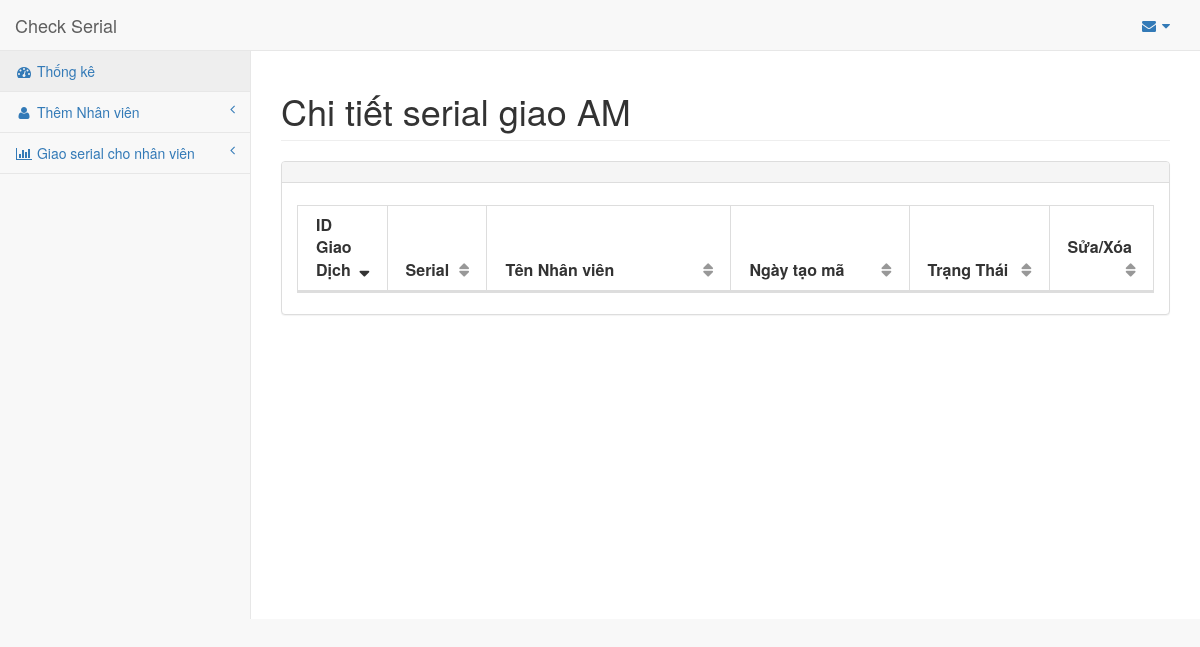
/trans/list/em/24, run on an earlier commit of the app's database.
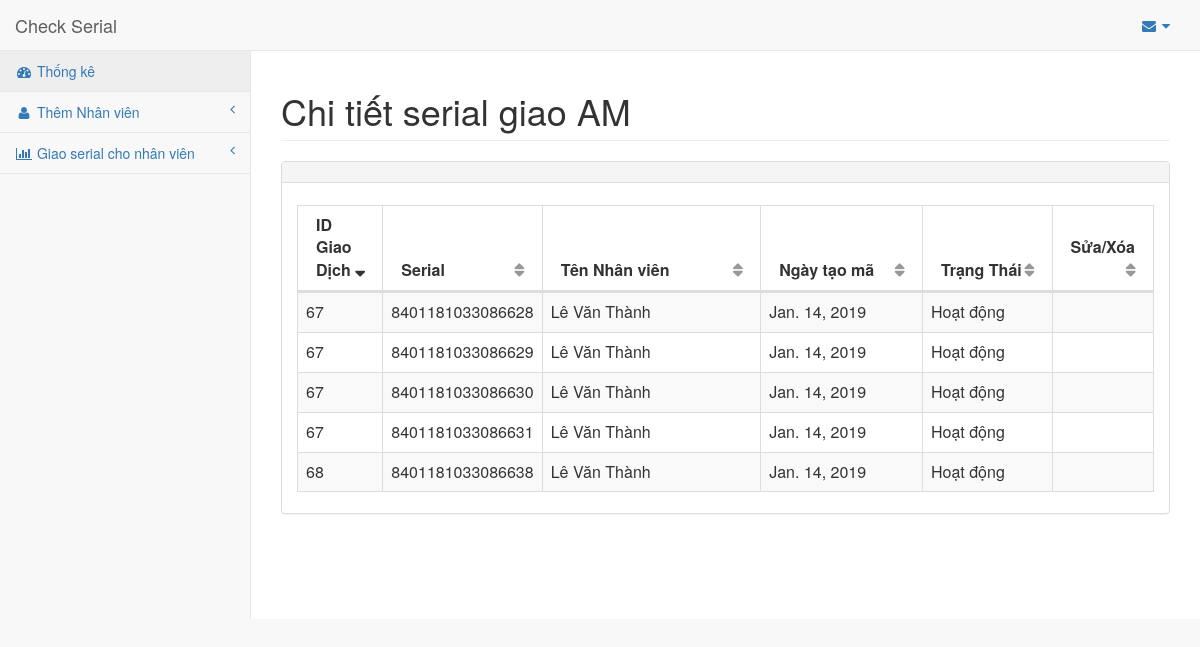
And on a later commit of the database.
### PagesApp/models.py (models this page shows, shortened)
class GiaoDichDetail(models.Model):
    gd = models.ForeignKey(GiaoDich, on_delete=models.CASCADE)
    em = models.ForeignKey(Employee, on_delete=models.CASCADE)
    status = models.SmallIntegerField(max_length=2)
    create_date = models.DateField('date created')
    serial = models.BigIntegerField()
    note = models.CharField(max_length=250, null=True)

class GiaoDich(models.Model):
    em = models.ForeignKey(Employee, on_delete=models.CASCADE)
    create_date = models.DateField('Ngày tạo')
    status = models.SmallIntegerField(max_length=2)
    from_serial = models.BigIntegerField()
    to_serial = models.BigIntegerField()

class Employee(models.Model):
    em_create_date = models.DateField('Ngày tạo')
    em_code = models.CharField(max_length=50, unique=True)
    em_name = models.CharField(max_length=200)
    status = models.SmallIntegerField(max_length=2)

### PagesApp/views.py (the view)
# urls.py: path('trans/list/em/<int:em_id>', views.list_trans_em, name='etlist'),
def list_trans_em(request, em_id):
    tran_detail_list = GiaoDichDetail.objects.filter(em_id=em_id).order_by('-create_date')
    td_dict = {'td': tran_detail_list}
    return render(request, 'pages/trans/list_detail.html', context=td_dict)

### templates/pages/trans/list_detail.html (shortened to what this page needs)
{% extends 'base.html' %}
{% block content %}
<div class="row">
  <div class="col-lg-12">
      <h1 class="page-header">Chi tiết serial giao AM</h1>
  </div>
</div>
<div class="row">
  <div class="col-lg-12">
    <div class="panel panel-default">
      <div class="panel-heading">
      </div>
      <div class="panel-body">
        <div id="dataTables-example_wrapper" class="dataTables_wrapper form-inline dt-bootstrap no-footer">
          <div class="row">
            <div class="col-sm-6">
            </div>
            <div class="col-sm-6">
            </div>
          </div>
          <div class="row">
            <div class="col-sm-12">
              <table width="100%" class="table table-striped table-bordered table-hover dataTable no-footer dtr-inline" id="dataTables-example" role="grid" aria-describedby="dataTables-example_info" style="width: 100%;">
                <thead>
                  <tr role="row">
                    <th class="sorting_desc" tabindex="0" aria-controls="dataTables-example" rowspan="1" colspan="1" aria-label="Rendering engine: activate to sort column ascending" style="width: 50px;" aria-sort="descending">
                      ID Giao Dịch
                    </th>
                    <th class="sorting" tabindex="0" aria-controls="dataTables-example" rowspan="1" colspan="1" aria-label="Browser: activate to sort column ascending" style="width: 60px;">
                      Serial
                    </th>
                    <th class="sorting" tabindex="0" aria-controls="dataTables-example" rowspan="1" colspan="1" aria-label="Platform(s): activate to sort column ascending" style="width: 200px;">
                      Tên Nhân viên
                    </th>
                    <th class="sorting" tabindex="0" aria-controls="dataTables-example" rowspan="1" colspan="1" aria-label="Engine version: activate to sort column ascending" style="width: 136px;">
                      Ngày tạo mã
                    </th>
                    <th class="sorting" tabindex="0" aria-controls="dataTables-example" rowspan="1" colspan="1" aria-label="CSS grade: activate to sort column ascending" style="width: 99px;">
                      Trạng Thái
                    </th>
                    <th class="sorting" tabindex="0" aria-controls="dataTables-example" rowspan="1" colspan="1" aria-label="CSS grade: activate to sort column ascending" style="width: 50px;">
                      Sửa/Xóa
                    </th>
                  </tr>
                </thead>
                {% if td %}
                <tbody>
                  {% for d in td %}
                  <tr>
                    <td>{{ d.gd.id }}</td>
                    <td>{{ d.serial }}</td>
                    <td>{{ d.em.em_name }}</td>
                    <td class="center">{{ d.create_date }}</td>
                    {%if d.status == 1 %}
                    <td class="center">Hoạt động</td>
                    {% else %}
                    <td class="center">Không hoạt động</td>
                    {% endif %}
                    <td class="center">
                    </td>
                  </tr>
                  {% endfor %}
                </tbody>
                {% endif %}
              </table>
            </div>
          </div>
        </div>
      </div>
    </div>
  </div>
</div>
{% endblock %}

What changed in the data, as far as the page shows it:
added GiaoDichDetail: gd.id "67", serial "8401181033086628", em.em_name "Lê Văn Thành", create_date "Jan. 14, 2019", status "Hoạt động"
added GiaoDichDetail: gd.id "67", serial "8401181033086629", em.em_name "Lê Văn Thành", create_date "Jan. 14, 2019", status "Hoạt động"
added GiaoDichDetail: gd.id "67", serial "8401181033086630", em.em_name "Lê Văn Thành", create_date "Jan. 14, 2019", status "Hoạt động"
added GiaoDichDetail: gd.id "67", serial "8401181033086631", em.em_name "Lê Văn Thành", create_date "Jan. 14, 2019", status "Hoạt động"
added GiaoDichDetail: gd.id "68", serial "8401181033086638", em.em_name "Lê Văn Thành", create_date "Jan. 14, 2019", status "Hoạt động"
